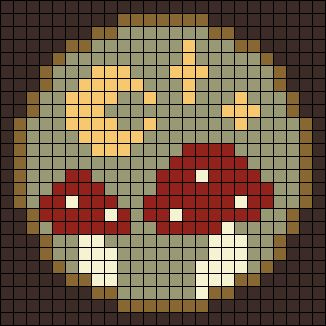
#> input picture hongos.jpg, 326 x 326 px
$ python Actividad3.py
#> lines starting #> are read from the running program, lines starting #| are printed output that depends on the picture
import cv2 as cv
import numpy as np

# Cargar la imagen
img =cv.imread(r"hongos.jpg",0)
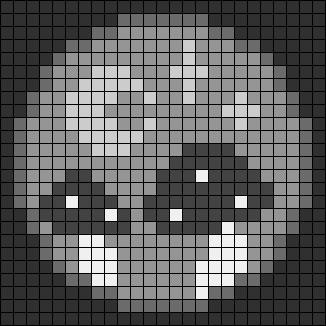
#> img: shape (326, 326); min 0, max 255, mean 93.7

# Dimensiones de la imagen
x, y = img.shape[0], img.shape[1]
#> x = 326; y = 326

# Rotación de 70 grados con escalado de 2
angle = 70
scale_factor = 2
rotation_matrix = cv.getRotationMatrix2D((y // 2, x // 2), angle, scale_factor)
rotated_img = cv.warpAffine(img, rotation_matrix, (y * scale_factor, x * scale_factor))
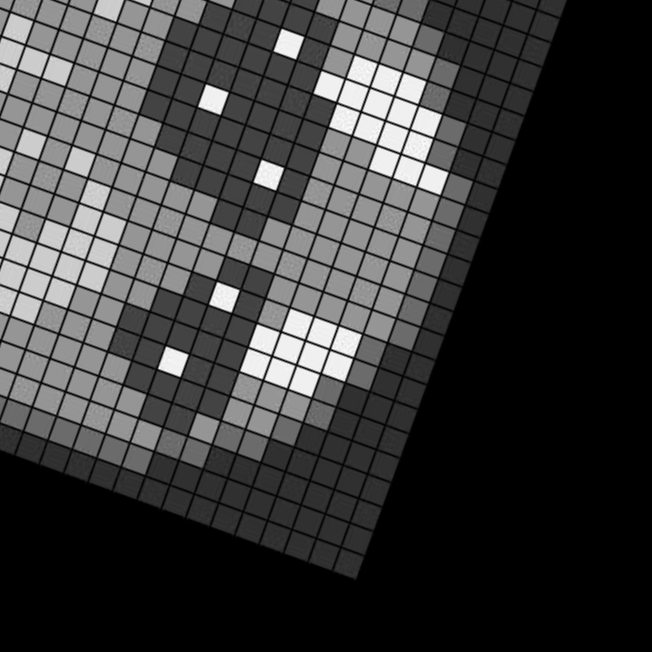
#> rotated_img: shape (652, 652); min 0, max 255, mean 58.6

# Traslación de 20 píxeles en x e y
tx, ty = 20, 20
translation_matrix = np.float32([[1, 0, tx], [0, 1, ty]])
translated_img = cv.warpAffine(rotated_img, translation_matrix, (int(y * scale_factor), int(x * scale_factor)))
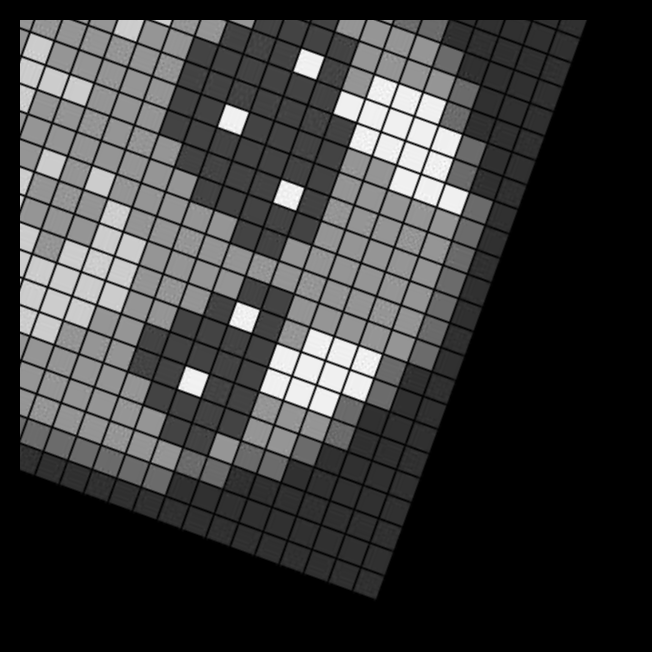
#> translated_img: shape (652, 652); min 0, max 255, mean 58.6

# Mostrar la imagen transformada
cv.imshow('Imagen Rotada, Escalada y Trasladada', translated_img)

cv.waitKey(0)
cv.destroyAllWindows()
